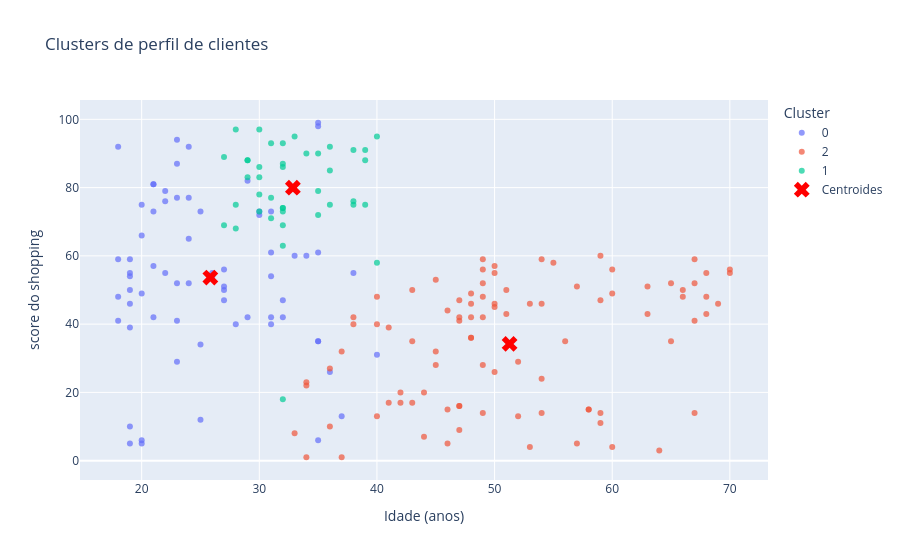

The notebook cell this image was saved under:
### Code cell
df_clusters = pd.DataFrame({
	'Age':df['Age'],
	'Spending Score (1-100)': df['Spending Score (1-100)'],
	'cluster': labels.astype(str)
})

fig = px.scatter(df_clusters, x='Age', y='Spending Score (1-100)', color='cluster',
		color_continuous_scale='viridis', opacity=0.7,
		title='Clusters de perfil de clientes')

fig.add_scatter(x=centroides_originais[:, 0], y=centroides_originais[:, 2],
		mode='markers', marker=dict(color='red', symbol='x', size=14),
		name='Centroides')

fig.update_layout(xaxis_title='Idade (anos)', yaxis_title='score do shopping',
		legend_title='Cluster')
fig.show()

### Figure 1 — Plotly figure (JSON) as saved in the notebook; plotly's stock layout.template omitted (floating-point values rounded to 4 significant figures)
{"data": [{"hovertemplate": "cluster=0<br>Age=%{x}<br>Spending Score (1-100)=%{y}<extra></extra>", "legendgroup": "0", "marker": {"color": "#636efa", "opacity": 0.7, "symbol": "circle"}, "mode": "markers", "name": "0", "orientation": "v", "showlegend": true, "type": "scatter", "x": [19, 21, 20, 23, 31, 22, 35, 23, 30, 35, 24, 37, 22, 35, 20, 35, 35, 25, 31, 29, 35, 40, 23, 21, 18, 21, 30, 36, 20, 24, 31, 24, 27, 29, 31, 33, 31, 27, 19, 18, 19, 32, 26, 23, 38, 21, 22, 34, 18, 32, 24, 27, 20, 23, 26, 21, 19, 19, 18, 19, 27, 23, 25, 20, 19, 28, 25, 19], "xaxis": "x", "y": [39, 81, 6, 77, 40, 76, 6, 94, 72, 99, 77, 13, 79, 35, 66, 98, 35, 73, 73, 82, 61, 31, 87, 73, 92, 81, 73, 26, 75, 92, 61, 65, 47, 42, 42, 60, 54, 51, 55, 59, 59, 47, 54, 52, 55, 57, 55, 60, 41, 42, 52, 50, 49, 41, 55, 42, 54, 46, 48, 50, 56, 29, 34, 5, 10, 40, 12, 5], "yaxis": "y"}, {"hovertemplate": "cluster=2<br>Age=%{x}<br>Spending Score (1-100)=%{y}<extra></extra>", "legendgroup": "2", "marker": {"color": "#EF553B", "opacity": 0.7, "symbol": "circle"}, "mode": "markers", "name": "2", "orientation": "v", "showlegend": true, "type": "scatter", "x": [64, 67, 58, 52, 46, 54, 45, 60, 53, 49, 42, 65, 48, 49, 50, 49, 59, 50, 47, 51, 69, 53, 70, 67, 54, 63, 43, 68, 70, 47, 60, 60, 59, 45, 40, 49, 57, 67, 46, 48, 55, 50, 68, 48, 40, 47, 48, 49, 67, 49, 66, 54, 68, 66, 65, 38, 63, 49, 51, 50, 38, 43, 59, 47, 44, 57, 48, 34, 43, 44, 47, 37, 34, 56, 50, 42, 36, 40, 36, 52, 58, 59, 37, 46, 41, 54, 41, 34, 33, 47, 45], "xaxis": "x", "y": [3, 14, 15, 29, 5, 14, 32, 4, 4, 14, 17, 35, 36, 28, 55, 52, 60, 45, 41, 50, 46, 46, 56, 52, 59, 51, 50, 48, 55, 42, 49, 56, 47, 53, 48, 42, 51, 41, 44, 46, 58, 46, 55, 49, 40, 47, 42, 48, 59, 56, 50, 46, 43, 48, 52, 42, 43, 59, 43, 57, 40, 35, 11, 9, 7, 5, 36, 22, 17, 20, 16, 1, 1, 35, 26, 20, 27, 13, 10, 13, 15, 14, 32, 15, 39, 24, 17, 23, 8, 16, 28], "yaxis": "y"}, {"hovertemplate": "cluster=1<br>Age=%{x}<br>Spending Score (1-100)=%{y}<extra></extra>", "legendgroup": "1", "marker": {"color": "#00cc96", "opacity": 0.7, "symbol": "circle"}, "mode": "markers", "name": "1", "orientation": "v", "showlegend": true, "type": "scatter", "x": [40, 39, 31, 40, 38, 39, 31, 29, 32, 35, 32, 32, 28, 32, 34, 39, 38, 27, 30, 30, 29, 31, 36, 33, 32, 28, 36, 30, 27, 35, 32, 29, 30, 28, 36, 32, 38, 35, 32, 32, 30], "xaxis": "x", "y": [58, 91, 77, 95, 75, 75, 71, 88, 73, 72, 93, 87, 97, 74, 90, 88, 76, 89, 78, 73, 83, 93, 75, 95, 63, 75, 92, 86, 69, 90, 86, 88, 97, 68, 85, 69, 91, 79, 74, 18, 83], "yaxis": "y"}, {"marker": {"color": "red", "size": 14, "symbol": "x"}, "mode": "markers", "name": "Centroides", "type": "scatter", "x": [25.84, 32.85, 51.27], "y": [53.65, 79.98, 34.21]}], "layout": {"autosize": true, "legend": {"title": {"text": "Cluster"}, "tracegroupgap": 0}, "title": {"text": "Clusters de perfil de clientes"}, "xaxis": {"anchor": "y", "autorange": true, "domain": [0, 1], "range": [14.84, 73.16], "title": {"text": "Idade (anos)"}, "type": "linear"}, "yaxis": {"anchor": "x", "autorange": true, "domain": [0, 1], "range": [-7.087, 107.1], "title": {"text": "score do shopping"}, "type": "linear"}}}
